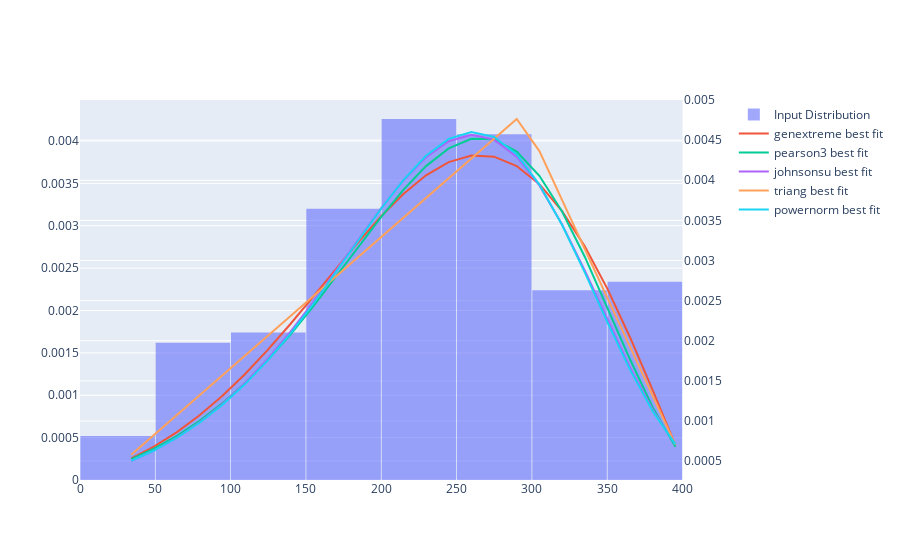

Notebook cell for this chart:
### Code cell
X = np.linspace(np.min(hist_dist.rvs(size=1000)),np.max(hist_dist.rvs(size=1000)),25)

trace2 = go.Histogram(x=hist_dist.rvs(size=1000),nbinsx=10,
                      name='Input Distribution',opacity=0.6,histnorm='probability density')
fig = make_subplots(specs=[[{"secondary_y": True}]])
fig.add_trace(trace2)


for pdf in pdf_dict.keys():
    trace = go.Scatter(x=X,y=pdf_dict[pdf], name=f'{pdf} best fit')
    fig.add_trace(trace,secondary_y=True)
fig.update_layout(bargap=0.01)
fig.show()
